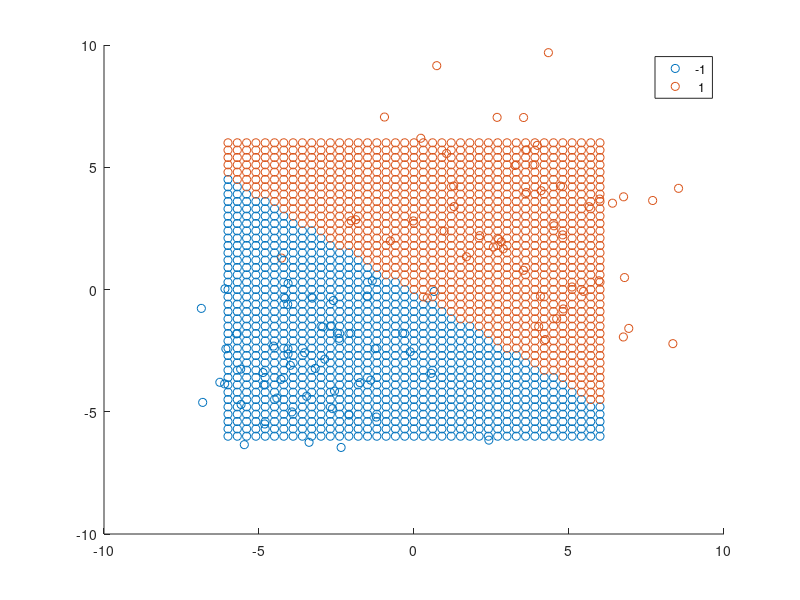

The MATLAB script that drew this image: (Note: this script raises an error after producing the figure.)
close all

% Données d'apprentissage
m1 = 50;
m = 2*m1;
X1 = 3 + 3* randn(m1,2);
X2 = -3 + 2 *randn(m1,2);
X = [X1;X2];
Y = ones(m,1);
Y(m1+1:end) = -1;

% RESTE du programme à recopier de svm1.m avant de le modifier 

% Grille de points de test pour visualiser la frontière
[Xt1, Xt2] = meshgrid(-6:0.3:6,-6:0.3:6);
Ntest = size(Xt1,1) * size(Xt1,2);
Xtest = [reshape(Xt1, Ntest,1), reshape(Xt2,Ntest,1)];

% Apprentissage SVM
C = 100;
model = fitcsvm( X, Y, 'BoxConstraint', C );

% Classification de la grille de points de test

Ypred = model.predict(Xtest);
%Ypred = zeros(size(Xtest,1),1);	% A modifier !

% Affichage : 
figure;
hold on;
gscatter(X(:,1), X(:,2), Y);
gscatter(Xtest(:,1), Xtest(:,2), Ypred );

% Calcul de w et affichage de la droite de séparation
a = model.Alpha;
x = model.SupportVectors;
y = Y(model.IsSupportVector);
w = x'*(a.*y);

b = model.Bias;

x1 = -5:5;
droite = (-w(1)*x1-b)/w(2);
plot(x1,droite,"b");
hold on;

% calcul de la marge
delta = 1/norm(w)
margeSup = (-w(1)*x1-b+1)/w(2);
margeInf = (-w(1)*x1-b-1)/w(2);

% Tracer les bords de la marge 
plot(x1,margeSup,"b--");
hold on;
plot(x1,margeInf,"b--");
hold on;